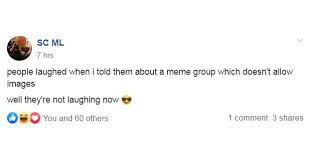
#> input picture samples/images.jpg, 310 x 163 px, found by its file name
$ jupyter execute --allow-errors text.ipynb
#> lines starting #> are read from the running program, lines starting #| are printed output that depends on the picture; after the words box and inside, x2 and y2 are one past the last pixel; in counts of white or black regions, pixels touching at a corner belong together
[cell 1]
from gensim.models import KeyedVectors

# Load emoji2vec model
#> (the rest of this cell did not finish here and is left out)

#> (a cell that did not finish here is left out)

[cell 3]
import cv2
from PIL import Image
import pytesseract

[cell 4]
import PIL.Image

[cell 5]
def ocr_core(img):
    text = pytesseract.image_to_string(PIL.Image.open(img))
    return text

[cell 6]
def get_grayscale(image):
    return cv2.cvtColor(image , cv2.COLOR_BGR2GRAY)

[cell 7]
def removal_noise(image):
    return cv2.medianBlur(image,5)

[cell 8]
def thresholding(image):
    return cv2.threshold(image , 0 ,255,cv2.THRESH_BINARY+cv2.THRESH_OTSU)[1]

[cell 9]
image = cv2.imread('images.jpg')
#> image is the input picture: shape (163, 310, 3); mean B, G, R 246.9, 247.2, 247.6

[cell 10]
img = get_grayscale(image)
img =thresholding(img)
#> in thresholding, `return cv2.threshold(image , 0 ,255,cv2.THRESH_BINARY+cv2.THRESH_OTSU)..`:
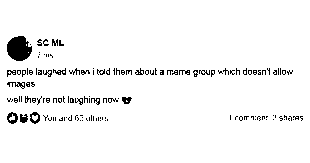
#> returned value: shape (163, 310); 95.8% white; 136 black regions (113 under 20 px), largest, box (x1, y1, x2, y2) and area: (7, 36, 32, 61) 465, (7, 112, 18, 124) 76, (30, 112, 40, 124) 66
img = removal_noise(img)
#> in removal_noise, `return cv2.medianBlur(image,5)`:
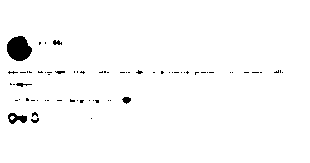
#> returned value: shape (163, 310); 98.1% white; 67 black regions (60 under 20 px), largest, box (x1, y1, x2, y2) and area: (7, 36, 32, 61) 464, (8, 113, 27, 124) 121, (122, 97, 131, 104) 43

[cell 11]
import PIL.Image

[cell 12]
image_path = 'covid_memes_10.png'
# image = cv2.imread('covid_memes_10.png')

# Perform OCR
#> (the rest of this cell did not finish here and is left out)

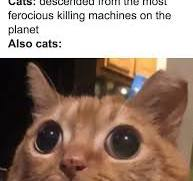
#> input picture samples/download.jpg, 193 x 181 px, found by its file name
